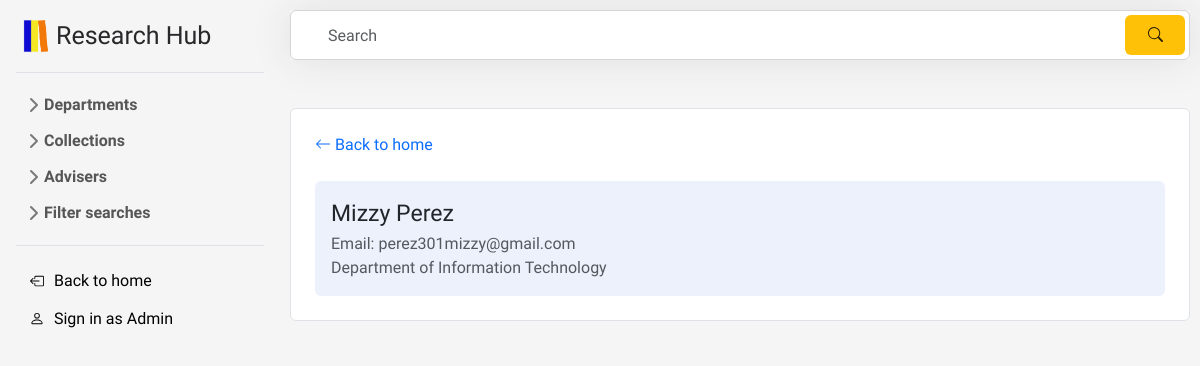
Before: /f/user/advisers-it.php with the older database file.
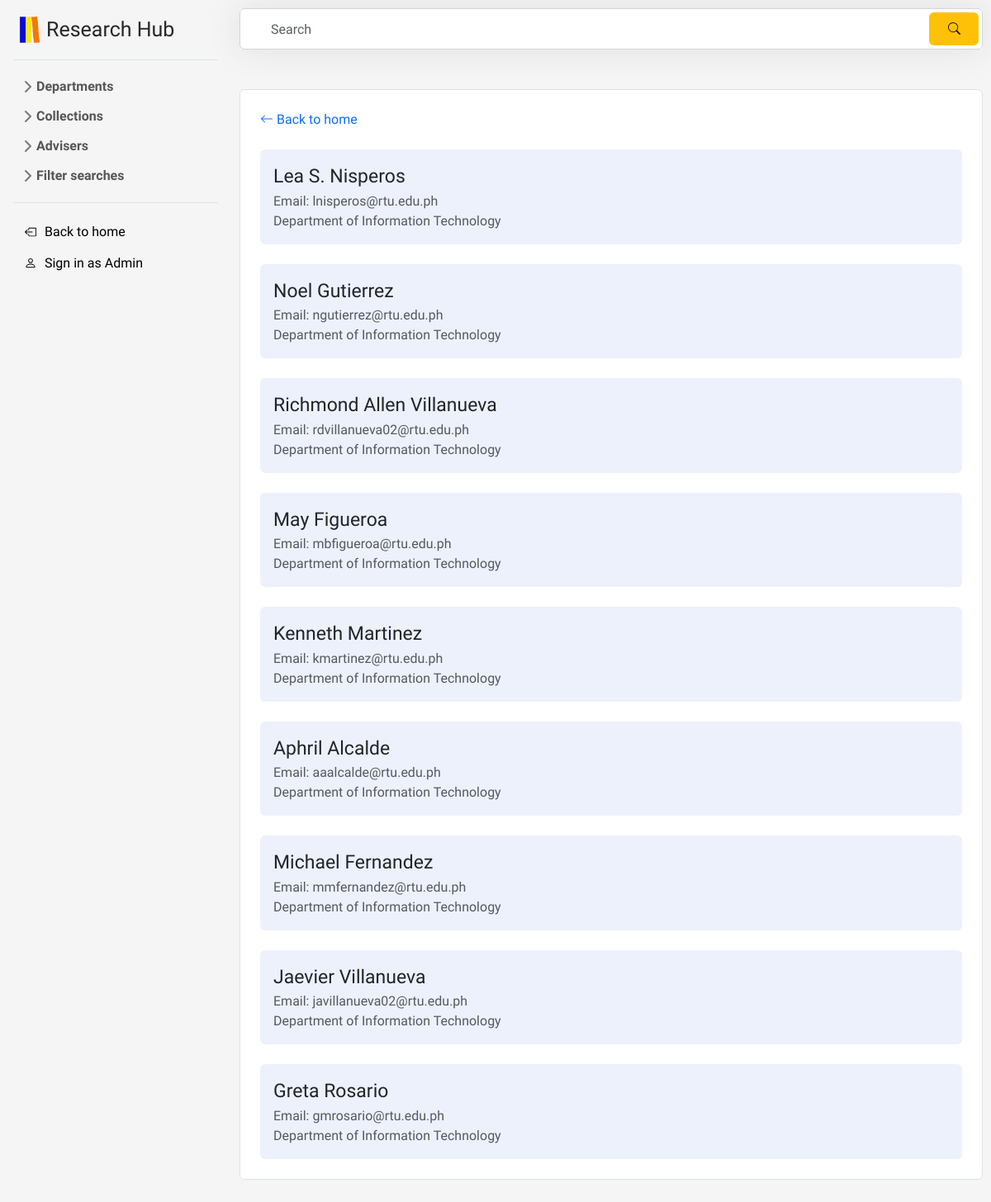
After: the same page with the newer database file.
### tables this page shows
CREATE TABLE `advisers` (
  `id` int(11) NOT NULL,
  `name` varchar(30) NOT NULL,
  `email` varchar(60) NOT NULL,
  `dept` varchar(30) NOT NULL
);

### f/user/advisers-it.php (the view, shortened to what this page needs)
<?php
include '../includes/header.php';
include '../user/sidebarUser.php';
echo "<link rel='stylesheet' type='text/css' href='../css/aDashStyle.css'>";
echo "<link rel='stylesheet' type='text/css' href='../css/scrollbar.css'>";
$advisersPerPage = 10;
try {
    if (isset($_GET['search'])) {
        $search = $_GET['search'];
        $stmt = $pdo->prepare("SELECT * FROM `advisers` WHERE name LIKE :search AND dept = 'Information Technology'");
        $stmt->bindValue(':search', "%$search%");
    } else {
        $stmt = $pdo->prepare("SELECT * FROM `advisers` WHERE dept = 'Information Technology'");
    }
    $stmt->execute();
    $advisers = $stmt->fetchAll(PDO::FETCH_ASSOC);
    $currentPage = isset($_GET['page']) ? $_GET['page'] : 1;
    $offset = ($currentPage - 1) * $advisersPerPage;
    $stmt = $pdo->prepare("SELECT * FROM `advisers` WHERE dept = 'Information Technology' LIMIT :offset, :perPage");
    $stmt->bindValue(':offset', $offset, PDO::PARAM_INT);
    $stmt->bindValue(':perPage', $advisersPerPage, PDO::PARAM_INT);
    $stmt->execute();
    $advisers = $stmt->fetchAll(PDO::FETCH_ASSOC);
} catch (PDOException $e) {
    $errMsg = "Error fetching advisers: " . $e->getMessage();
}
?>
<div id="content">
    <form class="search" method="get">
        <input type="text" class="form-control" placeholder="Search" name="search">
        <button class="btn btn-warning" type="submit">
            <svg xmlns="http://www.w3.org/2000/svg" width="15" height="15" fill="currentColor" class="bi bi-search" viewBox="0 0 16 16">
                <path d="M11.742 10.344a6.5 6.5 0 1 0-1.397 1.398h-.001q.044.06.098.115l3.85 3.85a1 1 0 0 0 1.415-1.414l-3.85-3.85a1 1 0 0 0-.115-.1zM12 6.5a5.5 5.5 0 1 1-11 0 5.5 5.5 0 0 1 11 0"/>
            </svg>
        </button>
    </form>
    <ul class="list-group mt-5 mb-5">
        <li class="list-group-item p-4">
            <div class="d-flex justify-content-between align-items-center">
                <a href="../user/results.php" class="text-decoration-none">
                    <svg xmlns="http://www.w3.org/2000/svg" width="16" height="16" fill="currentColor" class="bi bi-arrow-left" viewBox="0 0 16 16">
                        <path fill-rule="evenodd" d="M15 8a.5.5 0 0 0-.5-.5H2.707l3.147-3.146a.5.5 0 1 0-.708-.708l-4 4a.5.5 0 0 0 0 .708l4 4a.5.5 0 0 0 .708-.708L2.707 8.5H14.5A.5.5 0 0 0 15 8"/>
                    </svg> Back to home
                </a>
            </div>
            <?php foreach ($advisers as $adviser): ?>
                <ul style="list-style-type: none;" class="p-3 rounded ulInside mt-4">
                    <li class="list-group-item-title d-flex">
                        <a href="" class=" text-decoration-none text-dark" style="pointer-events: none;"><?php echo $adviser['name']; ?></a>
                    </li>
                    <li class="text-muted">Email: <?php echo $adviser['email']; ?></li>
                    <li class="text-muted">Department of <?php echo $adviser['dept']; ?> </li>
                </ul>
            <?php endforeach; ?>
        </li>
    </ul>
</div>

Changed rows visible on the page:
removed advisers: name "Mizzy Perez", email "perez301mizzy@gmail.com", dept "Information Technology"
added advisers: name "Lea S. Nisperos", email "lnisperos@rtu.edu.ph", dept "Information Technology"
added advisers: name "Noel Gutierrez", email "ngutierrez@rtu.edu.ph", dept "Information Technology"
added advisers: name "Richmond Allen Villanueva", email "rdvillanueva02@rtu.edu.ph", dept "Information Technology"
added advisers: name "May Figueroa", email "mbfigueroa@rtu.edu.ph", dept "Information Technology"
added advisers: name "Kenneth Martinez", email "kmartinez@rtu.edu.ph", dept "Information Technology"
added advisers: name "Aphril Alcalde", email "aaalcalde@rtu.edu.ph", dept "Information Technology"
added advisers: name "Michael Fernandez", email "mmfernandez@rtu.edu.ph", dept "Information Technology"
added advisers: name "Jaevier Villanueva", email "javillanueva02@rtu.edu.ph", dept "Information Technology"
added advisers: name "Greta Rosario", email "gmrosario@rtu.edu.ph", dept "Information Technology"
